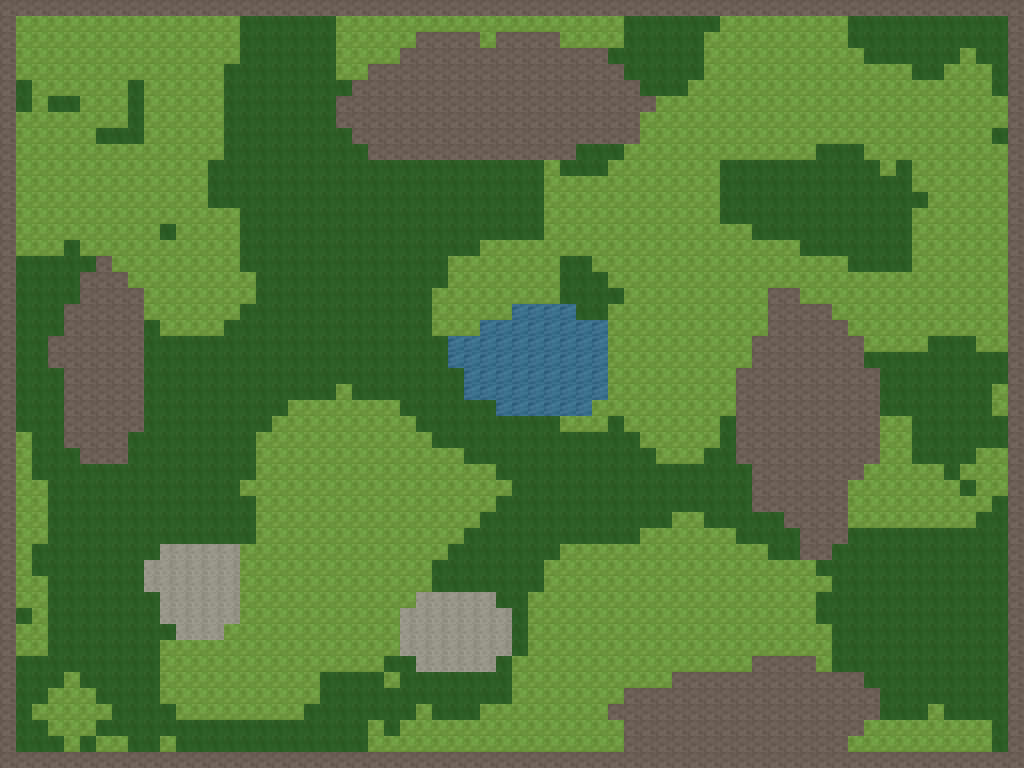

This is a level from a 2D game, rendered from its Tiled map with the project's own tilesets. A one-line summary and the complete map file follow:
An orthogonal 64x48 tile map with 16x16 px tiles, 1 tile layer (ground) and 3 objects (2x den, storehouse).

<map version="1.10" tiledversion="1.10.2" orientation="orthogonal" renderorder="right-down" width="64" height="48" tilewidth="16" tileheight="16" infinite="0" nextlayerid="3" nextobjectid="4">
 <tileset firstgid="1" source="tiles.tsx" />
 <layer id="1" name="ground" width="64" height="48">
  <data encoding="csv">
5,5,5,5,5,5,5,5,5,5,5,5,5,5,5,5,5,5,5,5,5,5,5,5,5,5,5,5,5,5,5,5,5,5,5,5,5,5,5,5,5,5,5,5,5,5,5,5,5,5,5,5,5,5,5,5,5,5,5,5,5,5,5,5,
5,1,1,1,1,1,1,1,1,1,1,1,1,1,1,2,2,2,2,2,2,1,1,1,1,1,1,1,1,1,1,1,1,1,1,1,1,1,1,2,2,2,2,2,2,1,1,1,1,1,1,1,1,2,2,2,2,2,2,2,2,2,2,5,
5,1,1,1,1,1,1,1,1,1,1,1,1,1,1,2,2,2,2,2,2,1,1,1,1,1,5,5,5,5,1,5,5,5,5,1,1,1,1,2,2,2,2,2,1,1,1,1,1,1,1,1,1,2,2,2,2,2,2,2,2,2,2,5,
5,1,1,1,1,1,1,1,1,1,1,1,1,1,1,2,2,2,2,2,2,1,1,1,1,5,5,5,5,5,5,5,5,5,5,5,5,5,2,2,2,2,2,2,1,1,1,1,1,1,1,1,1,1,2,2,2,2,2,2,1,2,2,5,
5,1,1,1,1,1,1,1,1,1,1,1,1,1,2,2,2,2,2,2,2,1,1,5,5,5,5,5,5,5,5,5,5,5,5,5,5,5,5,2,2,2,2,2,1,1,1,1,1,1,1,1,1,1,1,1,1,2,2,1,1,1,2,5,
5,2,1,1,1,1,1,1,2,1,1,1,1,1,2,2,2,2,2,2,2,2,5,5,5,5,5,5,5,5,5,5,5,5,5,5,5,5,5,5,2,2,2,1,1,1,1,1,1,1,1,1,1,1,1,1,1,1,1,1,1,1,2,5,
5,2,1,2,2,1,1,1,2,1,1,1,1,1,2,2,2,2,2,2,2,5,5,5,5,5,5,5,5,5,5,5,5,5,5,5,5,5,5,5,5,1,1,1,1,1,1,1,1,1,1,1,1,1,1,1,1,1,1,1,1,1,1,5,
5,1,1,1,1,1,1,1,2,1,1,1,1,1,2,2,2,2,2,2,2,5,5,5,5,5,5,5,5,5,5,5,5,5,5,5,5,5,5,5,1,1,1,1,1,1,1,1,1,1,1,1,1,1,1,1,1,1,1,1,1,1,1,5,
5,1,1,1,1,1,2,2,2,1,1,1,1,1,2,2,2,2,2,2,2,2,5,5,5,5,5,5,5,5,5,5,5,5,5,5,5,5,5,5,1,1,1,1,1,1,1,1,1,1,1,1,1,1,1,1,1,1,1,1,1,1,2,5,
5,1,1,1,1,1,1,1,1,1,1,1,1,1,2,2,2,2,2,2,2,2,2,5,5,5,5,5,5,5,5,5,5,5,5,5,2,2,2,1,1,1,1,1,1,1,1,1,1,1,1,2,2,2,1,1,1,1,1,1,1,1,1,5,
5,1,1,1,1,1,1,1,1,1,1,1,1,2,2,2,2,2,2,2,2,2,2,2,2,2,2,2,2,2,2,2,2,2,1,2,2,2,1,1,1,1,1,1,1,2,2,2,2,2,2,2,2,2,2,1,2,1,1,1,1,1,1,5,
5,1,1,1,1,1,1,1,1,1,1,1,1,2,2,2,2,2,2,2,2,2,2,2,2,2,2,2,2,2,2,2,2,2,1,1,1,1,1,1,1,1,1,1,1,2,2,2,2,2,2,2,2,2,2,2,2,1,1,1,1,1,1,5,
5,1,1,1,1,1,1,1,1,1,1,1,1,2,2,2,2,2,2,2,2,2,2,2,2,2,2,2,2,2,2,2,2,2,1,1,1,1,1,1,1,1,1,1,1,2,2,2,2,2,2,2,2,2,2,2,2,2,1,1,1,1,1,5,
5,1,1,1,1,1,1,1,1,1,1,1,1,1,1,2,2,2,2,2,2,2,2,2,2,2,2,2,2,2,2,2,2,2,1,1,1,1,1,1,1,1,1,1,1,2,2,2,2,2,2,2,2,2,2,2,2,1,1,1,1,1,1,5,
5,1,1,1,1,1,1,1,1,1,2,1,1,1,1,2,2,2,2,2,2,2,2,2,2,2,2,2,2,2,2,2,2,2,1,1,1,1,1,1,1,1,1,1,1,1,1,2,2,2,2,2,2,2,2,2,2,1,1,1,1,1,1,5,
5,1,1,1,2,1,1,1,1,1,1,1,1,1,1,2,2,2,2,2,2,2,2,2,2,2,2,2,2,2,1,1,1,1,1,1,1,1,1,1,1,1,1,1,1,1,1,1,1,1,2,2,2,2,2,2,2,1,1,1,1,1,1,5,
5,2,2,2,2,2,5,1,1,1,1,1,1,1,1,2,2,2,2,2,2,2,2,2,2,2,2,2,1,1,1,1,1,1,1,2,2,1,1,1,1,1,1,1,1,1,1,1,1,1,1,1,1,2,2,2,2,1,1,1,1,1,1,5,
5,2,2,2,2,5,5,5,1,1,1,1,1,1,1,1,2,2,2,2,2,2,2,2,2,2,2,2,1,1,1,1,1,1,1,2,2,2,1,1,1,1,1,1,1,1,1,1,1,1,1,1,1,1,1,1,1,1,1,1,1,1,1,5,
5,2,2,2,2,5,5,5,5,1,1,1,1,1,1,1,2,2,2,2,2,2,2,2,2,2,2,1,1,1,1,1,1,1,1,2,2,2,2,1,1,1,1,1,1,1,1,1,5,5,1,1,1,1,1,1,1,1,1,1,1,1,1,5,
5,2,2,2,5,5,5,5,5,1,1,1,1,1,1,2,2,2,2,2,2,2,2,2,2,2,2,1,1,1,1,1,4,4,4,4,2,2,1,1,1,1,1,1,1,1,1,1,5,5,5,5,1,1,1,1,1,1,1,1,1,1,1,5,
5,2,2,2,5,5,5,5,5,2,1,1,1,1,2,2,2,2,2,2,2,2,2,2,2,2,2,1,1,1,4,4,4,4,4,4,4,4,1,1,1,1,1,1,1,1,1,1,5,5,5,5,5,1,1,1,1,1,1,1,1,1,1,5,
5,2,2,5,5,5,5,5,5,2,2,2,2,2,2,2,2,2,2,2,2,2,2,2,2,2,2,2,4,4,4,4,4,4,4,4,4,4,1,1,1,1,1,1,1,1,1,5,5,5,5,5,5,5,1,1,1,1,2,2,2,1,1,5,
5,2,2,5,5,5,5,5,5,2,2,2,2,2,2,2,2,2,2,2,2,2,2,2,2,2,2,2,4,4,4,4,4,4,4,4,4,4,1,1,1,1,1,1,1,1,1,5,5,5,5,5,5,5,2,2,2,2,2,2,2,2,2,5,
5,2,2,2,5,5,5,5,5,2,2,2,2,2,2,2,2,2,2,2,2,2,2,2,2,2,2,2,2,4,4,4,4,4,4,4,4,4,1,1,1,1,1,1,1,1,5,5,5,5,5,5,5,5,5,2,2,2,2,2,2,2,2,5,
5,2,2,2,5,5,5,5,5,2,2,2,2,2,2,2,2,2,2,2,2,1,2,2,2,2,2,2,2,4,4,4,4,4,4,4,4,4,1,1,1,1,1,1,1,1,5,5,5,5,5,5,5,5,5,2,2,2,2,2,2,2,1,5,
5,2,2,2,5,5,5,5,5,2,2,2,2,2,2,2,2,2,1,1,1,1,1,1,1,2,2,2,2,2,2,4,4,4,4,4,4,1,1,1,1,1,1,1,1,1,5,5,5,5,5,5,5,5,5,2,2,2,2,2,2,2,1,5,
5,2,2,2,5,5,5,5,5,2,2,2,2,2,2,2,2,1,1,1,1,1,1,1,1,1,2,2,2,2,2,2,2,2,2,1,1,1,2,1,1,1,1,1,1,2,5,5,5,5,5,5,5,5,5,1,1,2,2,2,2,2,2,5,
5,1,2,2,5,5,5,5,2,2,2,2,2,2,2,2,1,1,1,1,1,1,1,1,1,1,1,2,2,2,2,2,2,2,2,2,2,2,2,2,1,1,1,1,1,2,5,5,5,5,5,5,5,5,5,1,1,2,2,2,2,2,2,5,
5,1,2,2,2,5,5,5,2,2,2,2,2,2,2,2,1,1,1,1,1,1,1,1,1,1,1,1,1,2,2,2,2,2,2,2,2,2,2,2,2,1,1,1,2,2,5,5,5,5,5,5,5,5,5,1,1,2,2,2,2,1,1,5,
5,1,2,2,2,2,2,2,2,2,2,2,2,2,2,2,1,1,1,1,1,1,1,1,1,1,1,1,1,1,1,2,2,2,2,2,2,2,2,2,2,2,2,2,2,2,2,5,5,5,5,5,5,5,1,1,1,1,1,2,1,1,1,5,
5,1,1,2,2,2,2,2,2,2,2,2,2,2,2,1,1,1,1,1,1,1,1,1,1,1,1,1,1,1,1,1,2,2,2,2,2,2,2,2,2,2,2,2,2,2,2,5,5,5,5,5,5,1,1,1,1,1,1,1,2,1,1,5,
5,1,1,2,2,2,2,2,2,2,2,2,2,2,2,2,1,1,1,1,1,1,1,1,1,1,1,1,1,1,1,2,2,2,2,2,2,2,2,2,2,2,2,2,2,2,2,5,5,5,5,5,5,1,1,1,1,1,1,1,1,1,2,5,
5,1,1,2,2,2,2,2,2,2,2,2,2,2,2,2,1,1,1,1,1,1,1,1,1,1,1,1,1,1,2,2,2,2,2,2,2,2,2,2,2,2,1,1,2,2,2,2,2,5,5,5,5,1,1,1,1,1,1,1,1,2,2,5,
5,1,1,2,2,2,2,2,2,2,2,2,2,2,2,2,1,1,1,1,1,1,1,1,1,1,1,1,1,2,2,2,2,2,2,2,2,2,2,2,1,1,1,1,1,1,2,2,2,2,5,5,5,2,2,2,2,2,2,2,2,2,2,5,
5,1,2,2,2,2,2,2,2,2,3,3,3,3,3,1,1,1,1,1,1,1,1,1,1,1,1,1,2,2,2,2,2,2,2,1,1,1,1,1,1,1,1,1,1,1,1,1,2,2,5,5,2,2,2,2,2,2,2,2,2,2,2,5,
5,1,2,2,2,2,2,2,2,3,3,3,3,3,3,1,1,1,1,1,1,1,1,1,1,1,1,2,2,2,2,2,2,2,1,1,1,1,1,1,1,1,1,1,1,1,1,1,1,1,1,2,2,2,2,2,2,2,2,2,2,2,2,5,
5,1,1,2,2,2,2,2,2,3,3,3,3,3,3,1,1,1,1,1,1,1,1,1,1,1,1,2,2,2,2,2,2,2,1,1,1,1,1,1,1,1,1,1,1,1,1,1,1,1,1,1,2,2,2,2,2,2,2,2,2,2,2,5,
5,1,1,2,2,2,2,2,2,2,3,3,3,3,3,1,1,1,1,1,1,1,1,1,1,1,3,3,3,3,3,2,2,1,1,1,1,1,1,1,1,1,1,1,1,1,1,1,1,1,1,2,2,2,2,2,2,2,2,2,2,2,2,5,
5,2,1,2,2,2,2,2,2,2,3,3,3,3,3,1,1,1,1,1,1,1,1,1,1,3,3,3,3,3,3,3,2,1,1,1,1,1,1,1,1,1,1,1,1,1,1,1,1,1,1,2,2,2,2,2,2,2,2,2,2,2,2,5,
5,1,1,2,2,2,2,2,2,2,2,3,3,3,1,1,1,1,1,1,1,1,1,1,1,3,3,3,3,3,3,3,2,1,1,1,1,1,1,1,1,1,1,1,1,1,1,1,1,1,1,1,2,2,2,2,2,2,2,2,2,2,2,5,
5,1,1,2,2,2,2,2,2,2,1,1,1,1,1,1,1,1,1,1,1,1,1,1,1,3,3,3,3,3,3,3,2,1,1,1,1,1,1,1,1,1,1,1,1,1,1,1,1,1,1,1,2,2,2,2,2,2,2,2,2,2,2,5,
5,2,2,2,2,2,2,2,2,2,1,1,1,1,1,1,1,1,1,1,1,1,1,1,2,2,3,3,3,3,3,2,1,1,1,1,1,1,1,1,1,1,1,1,1,1,1,5,5,5,5,1,2,2,2,2,2,2,2,2,2,2,2,5,
5,2,2,2,1,2,2,2,2,2,1,1,1,1,1,1,1,1,1,1,2,2,2,2,1,2,2,2,2,2,2,2,1,1,1,1,1,1,1,1,1,1,5,5,5,5,5,5,5,5,5,5,5,5,2,2,2,2,2,2,2,2,2,5,
5,2,2,1,1,1,2,2,2,2,1,1,1,1,1,1,1,1,1,1,2,2,2,2,2,2,2,2,2,2,2,2,1,1,1,1,1,1,1,5,5,5,5,5,5,5,5,5,5,5,5,5,5,5,5,2,2,2,2,2,2,2,2,5,
5,2,1,1,1,1,1,2,2,2,2,1,1,1,1,1,1,1,1,2,2,2,2,2,2,2,1,2,2,2,1,1,1,1,1,1,1,1,5,5,5,5,5,5,5,5,5,5,5,5,5,5,5,5,5,2,2,2,1,2,2,2,2,5,
5,2,2,1,1,1,2,2,2,2,2,2,2,2,2,2,2,2,2,2,2,2,2,1,2,1,1,1,1,1,1,1,1,1,1,1,1,1,1,5,5,5,5,5,5,5,5,5,5,5,5,5,5,5,1,1,1,1,1,1,1,1,2,5,
5,2,2,2,1,2,1,1,2,2,1,2,2,2,2,2,2,2,2,2,2,2,2,1,1,1,1,1,1,1,1,1,1,1,1,1,1,1,1,5,5,5,5,5,5,5,5,5,5,5,5,5,5,1,1,1,1,1,1,1,1,1,2,5,
5,5,5,5,5,5,5,5,5,5,5,5,5,5,5,5,5,5,5,5,5,5,5,5,5,5,5,5,5,5,5,5,5,5,5,5,5,5,5,5,5,5,5,5,5,5,5,5,5,5,5,5,5,5,5,5,5,5,5,5,5,5,5,5
</data>
 </layer>
 <objectgroup id="2" name="things">
  <object id="1" type="storehouse" x="320" y="448" width="48" height="32" />
  <object id="2" type="den" x="880" y="128" width="16" height="16" />
  <object id="3" type="den" x="64" y="704" width="16" height="16" />
 </objectgroup>
</map>
